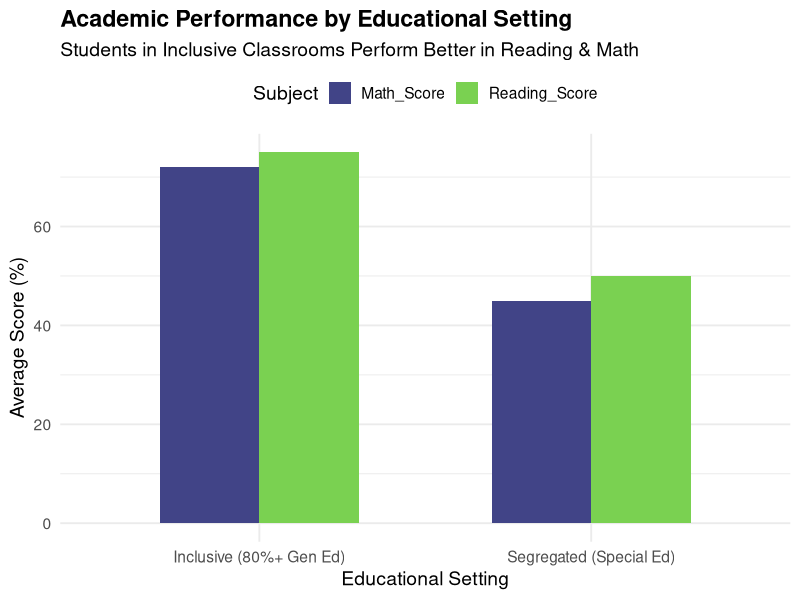
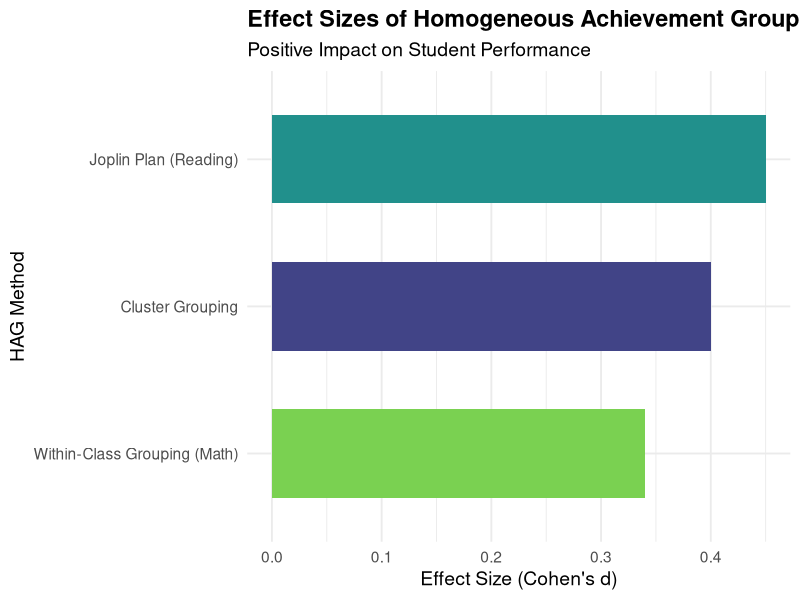
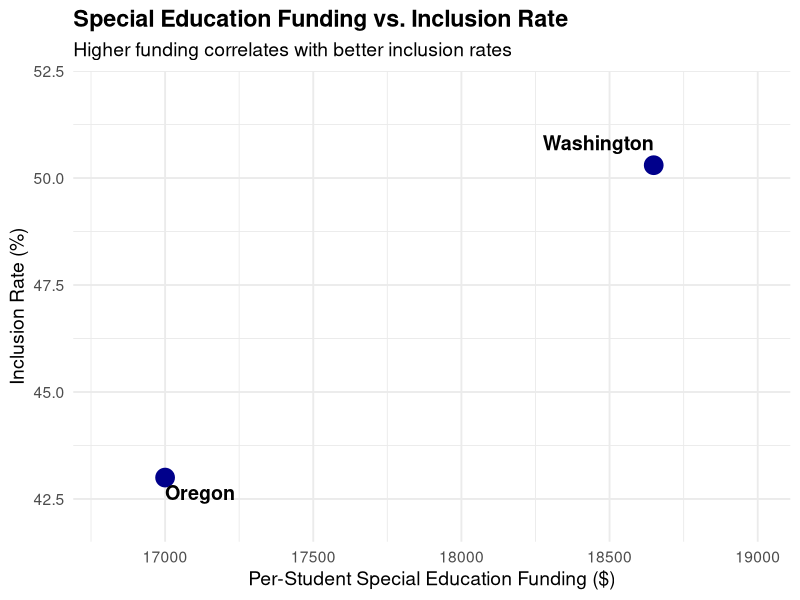
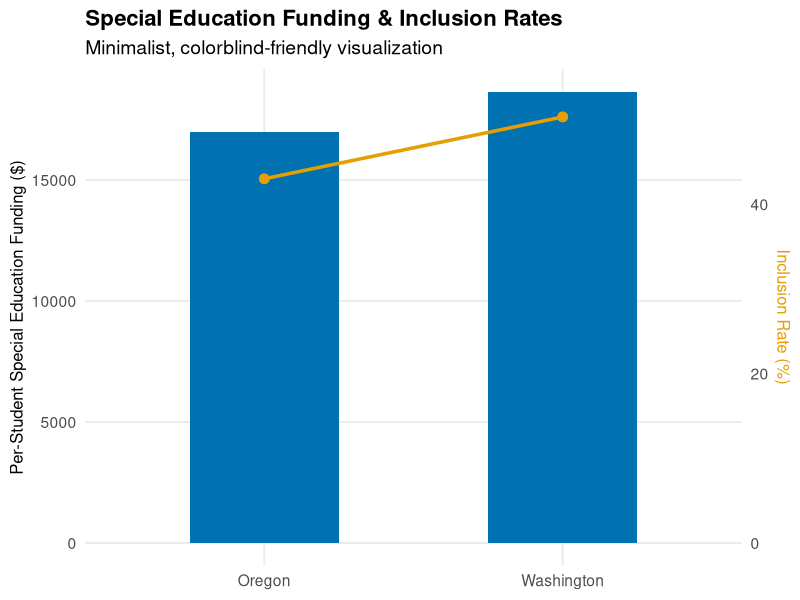

Here is the R script that generated these plots, in order:
## ---- chunk 1
library(ggplot2)
library(viridis)
library(ggthemes)
library(tidyr)

data <- data.frame(
  Setting = c("Inclusive (80%+ Gen Ed)", "Segregated (Special Ed)"),
  Reading_Score = c(75, 50),  
  Math_Score = c(72, 45)
)

data_long <- pivot_longer(data, cols = c("Reading_Score", "Math_Score"), 
                          names_to = "Subject", values_to = "Score")

ggplot(data_long, aes(x = Setting, y = Score, fill = Subject)) +
  geom_bar(stat = "identity", position = position_dodge(), width = 0.6) +
  scale_fill_viridis_d(option = "D", begin = 0.2, end = 0.8) +
  theme_minimal(base_size = 14) +
  labs(title = "Academic Performance by Educational Setting",
       subtitle = "Students in Inclusive Classrooms Perform Better in Reading & Math",
       x = "Educational Setting", y = "Average Score (%)",
       fill = "Subject") +
  theme(legend.position = "top", plot.title = element_text(face = "bold"))
## ---- chunk 2

library(ggplot2)

data_effect <- data.frame(
  Grouping_Method = c("Within-Class Grouping (Math)", "Joplin Plan (Reading)", "Cluster Grouping"),
  Effect_Size = c(0.34, 0.45, 0.40)  
)

ggplot(data_effect, aes(x = reorder(Grouping_Method, Effect_Size), y = Effect_Size, fill = Grouping_Method)) +
  geom_bar(stat = "identity", width = 0.6, show.legend = FALSE) +
  scale_fill_viridis_d(option = "D", begin = 0.2, end = 0.8) +
  coord_flip() +  
  theme_minimal(base_size = 14) +
  labs(title = "Effect Sizes of Homogeneous Achievement Grouping (HAG)",
       subtitle = "Positive Impact on Student Performance",
       x = "HAG Method", y = "Effect Size (Cohen's d)") +
  theme(plot.title = element_text(face = "bold"))


## ---- chunk 3

library(ggplot2)

data_funding <- data.frame(
  State = c("Washington", "Oregon"),
  Funding_Per_Student = c(18649, 17000),  
  Inclusion_Rate = c(50.3, 43)  
)

ggplot(data_funding, aes(x = Funding_Per_Student, y = Inclusion_Rate, label = State)) +
  geom_point(size = 6, color = "darkblue") +
  geom_text(vjust = ifelse(data_funding$State == "Washington", -1, 1.5), 
            hjust = ifelse(data_funding$State == "Washington", 1, 0), 
            size = 5, fontface = "bold") +
  theme_minimal(base_size = 14) +
  labs(title = "Special Education Funding vs. Inclusion Rate",
       subtitle = "Higher funding correlates with better inclusion rates",
       x = "Per-Student Special Education Funding ($)",
       y = "Inclusion Rate (%)") +
  scale_x_continuous(limits = c(16800, 19000)) +
  scale_y_continuous(limits = c(42, 52)) +
  theme(plot.title = element_text(face = "bold"))

## ---- chunk 4

library(ggplot2)

# Data
data_funding <- data.frame(
  State = c("Washington", "Oregon"),
  Funding_Per_Student = c(18649, 17000),  
  Inclusion_Rate = c(50.3, 43)  
)

# Scale inclusion rate for better visibility
scale_factor <- 350  # Adjust scale to fit funding range
data_funding$Inclusion_Rate_Scaled <- data_funding$Inclusion_Rate * scale_factor  

# Minimalistic dual-axis plot
ggplot(data_funding, aes(x = State)) +
  geom_bar(aes(y = Funding_Per_Student), stat = "identity", fill = "#0072B2", width = 0.5) +  # Blue, colorblind-friendly
  geom_line(aes(y = Inclusion_Rate_Scaled), color = "#E69F00", group = 1, size = 1.2) +  # Orange line
  geom_point(aes(y = Inclusion_Rate_Scaled), color = "#E69F00", size = 3) +  # Orange points
  scale_y_continuous(
    name = "Per-Student Special Education Funding ($)", 
    sec.axis = sec_axis(~ ./scale_factor, name = "Inclusion Rate (%)")  # Converts back to original scale
  ) +
  labs(title = "Special Education Funding & Inclusion Rates",
       subtitle = "Minimalist, colorblind-friendly visualization",
       x = NULL) +  # Remove x-axis label for minimal design
  theme_minimal(base_size = 14) +
  theme(
    plot.title = element_text(face = "bold", size = 16),
    axis.title.y = element_text(size = 12),
    axis.title.y.right = element_text(size = 12, color = "#E69F00"),  # Match orange for clarity
    panel.grid.minor = element_blank()  # Remove minor grid lines for cleaner look
  )


